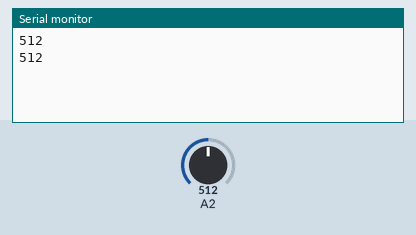
Simulated run of this sketch. Board: Arduino Uno, built with avr-gcc and run on an emulated ATmega328P. Parts: the last lines printed to the serial monitor. The test bench sets the inputs (shaded band); at power-on: A2 = 512.

Above: at 1.6 s.
1.7 s: A2 set to 716
At 1.7 s:
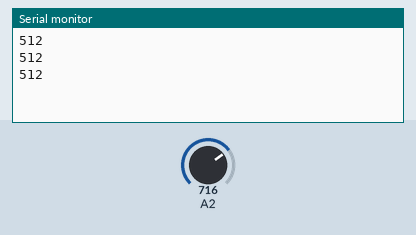
3.2 s: A2 set to 900
At 3.9 s:
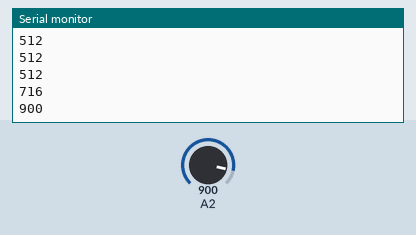
Timing chart, 0 to 6.2 s (numbered marks = the images above; inputs shaded):
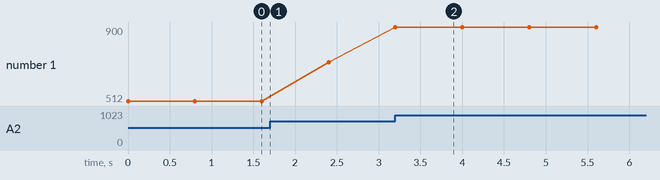

The sketch:

SensorLuz.ino
```cpp
void setup()
{
  Serial.begin(115200); // open serial port, set the baud rate to 9600 bps
}
void loop()
{
      int val;
      val=analogRead(2);   //connect grayscale sensor to Analog 0
      Serial.println(val,DEC);//print the value to serial
      delay(800);
}
```

Measured:
- after the input at 3.2 s, the serial monitor: prints a new line at once (image 2)
- plotted number 1: 512 → 716 after the input at 1.7 s, 716 → 900 after the input at 3.2 s
